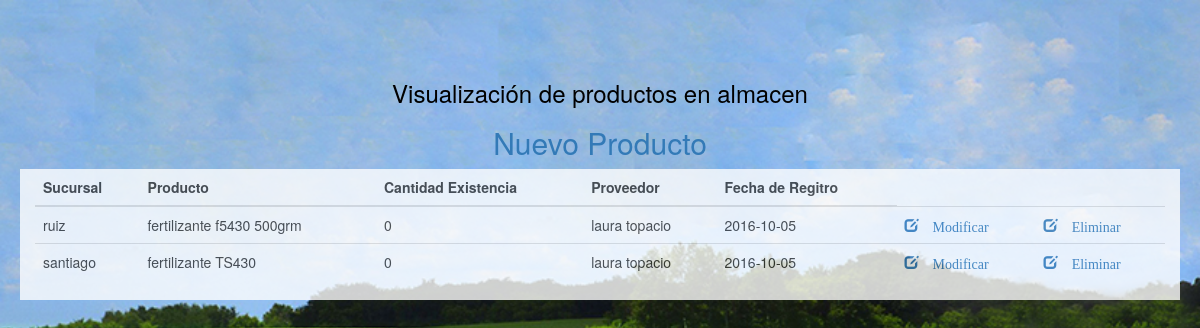
The app's page /almacen/mostrar_almacen.php with its own data.
### tables this page shows
CREATE TABLE `almacen` (
  `pk_almacen` smallint(6) NOT NULL,
  `fk_sucursal` smallint(6) NOT NULL,
  `fk_nombre_producto` varchar(80) NOT NULL,
  `cantidad_existencia` int(11) NOT NULL,
  `fk_proveedor` smallint(6) NOT NULL,
  `fecha_entrada` date NOT NULL
);

CREATE TABLE `sucursal` (
  `pk_sucursal` smallint(6) NOT NULL,
  `sucursal` varchar(40) NOT NULL
);

CREATE TABLE `proveedor` (
  `pk_proveedor` smallint(6) NOT NULL,
  `rfc` varchar(13) NOT NULL,
  `nombre` varchar(40) NOT NULL,
  `apellidop` varchar(40) NOT NULL,
  `apellidom` varchar(40) NOT NULL,
  `calle` varchar(50) NOT NULL,
  `numero` int(11) NOT NULL,
  `localidad` varchar(50) NOT NULL,
  `municipio` varchar(50) NOT NULL,
  `telefono` bigint(20) NOT NULL,
  `fecha_registro` date NOT NULL,
  `correo_electronico` varchar(50) NOT NULL,
  `fk_tipo_proveedor` smallint(6) NOT NULL,
  `status` varchar(30) NOT NULL
);

### almacen/mostrar_almacen.php (the view, shortened to what this page needs)
<?php
class Almacenes
{
	public function __construct()
	{
		$this ->_db = new mysqli("localhost", "root", "", "cosecha");
	}
}
class almacenModelo extends almacenes
{
	public function get_almacen()
	{
		$result = $this->_db->query('SELECT pk_almacen, y.sucursal, fk_nombre_producto, cantidad_existencia, w.nombre, fecha_entrada FROM almacen x, sucursal y,  proveedor w WHERE y.pk_sucursal = x.fk_sucursal  and w.pk_proveedor = x.fk_proveedor');
		$almacen =$result->fetch_all(MYSQLI_ASSOC);
		return $almacen;
	}
}
$almacenModelo = new almacenModelo();
$a_almacen = $almacenModelo->get_almacen();
?>
<!DOCTYPE html>
<html lang="en">
<head>
	<link rel="stylesheet" href="../bootstrap/css/bootstrap.min.css" media="screen" title="no title" charset="utf-8">
    <link rel="stylesheet" type="text/css" href="../bootstrap/css/styleMenu.css" media="screen" charset="utf-8">
</head>
<body>
<div class="container">
			<div class="row">
        <div class="col-lg-12" id="cabezera">
            <h3 align="center">Visualización de productos en almacen</h3>
            <center>
            <h2><a href="formulario_almacen.php">Nuevo Producto </a></h2>
        </center>
        </div>
    <div class="row">
        <div class="col-lg-12" id="formProdu">
            <table class="table table-responsive" id="table" >
                <thead>
                	 <tr>
			<th><strong>Sucursal</strong></th>
			 <th><strong>Producto</strong></th>
			<th><strong>Cantidad Existencia</strong></th>
			<th><strong>Proveedor</strong></th>
			<th><strong>Fecha de Regitro</strong>
				</tr>
	 </thead>
	<?php
		foreach($a_almacen as $row):
	 ?>
	<tr>
	<?php $PK = $row['pk_almacen']; ?>
		<td><?php echo $row['sucursal'];?></td>
		<td><?php echo $row['fk_nombre_producto'];?></td>
		<td><?php echo $row['cantidad_existencia']; ?></td>
		<td><?php echo $row['nombre']; ?></td>
		<td><?php echo $row['fecha_entrada']; ?></td>
			<td><a href='modificar_almacen.php?pk_almacen=<?php echo $PK; ?>' onclick="return confirm('Aviso: \n¿Desea modificar el producto?','Confirmar')"><span class="glyphicon glyphicon-edit"> Modificar</span></a></td>
		<td><a href='eliminar_almacen.php?pk_almacen=<?php echo $PK; ?>' onclick="return confirm('Aviso: \n¿Desea Eliminar el Producto?','Confirmar')"><span class="glyphicon glyphicon-edit"> Eliminar</span></a></td>
			</tr>
	<?php
	endforeach;
	 ?>
</table>
</div>
</div>
</body>
</html>

### records on screen
almacen: fk_sucursal.sucursal "ruiz", fk_nombre_producto "fertilizante f5430 500grm", cantidad_existencia "0", fk_proveedor.nombre "laura topacio", fecha_entrada "2016-10-05"
almacen: fk_sucursal.sucursal "santiago", fk_nombre_producto "fertilizante TS430", cantidad_existencia "0", fk_proveedor.nombre "laura topacio", fecha_entrada "2016-10-05"
